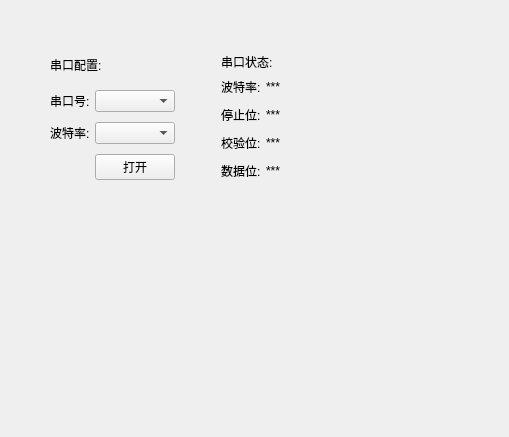
<?xml version="1.0" encoding="UTF-8"?>
<ui version="4.0">
 <class>ComConfig</class>
 <widget class="QWidget" name="ComConfig">
  <property name="geometry">
   <rect>
    <x>0</x>
    <y>0</y>
    <width>509</width>
    <height>437</height>
   </rect>
  </property>
  <property name="windowTitle">
   <string>Form</string>
  </property>
  <layout class="QGridLayout" name="gridLayout">
   <property name="leftMargin">
    <number>50</number>
   </property>
   <property name="topMargin">
    <number>50</number>
   </property>
   <property name="rightMargin">
    <number>0</number>
   </property>
   <property name="bottomMargin">
    <number>0</number>
   </property>
   <property name="spacing">
    <number>0</number>
   </property>
   <item row="0" column="0">
    <layout class="QHBoxLayout" name="horizontalLayout">
     <item>
      <layout class="QVBoxLayout" name="verticalLayout">
       <property name="spacing">
        <number>10</number>
       </property>
       <item>
        <widget class="QLabel" name="label">
         <property name="text">
          <string>串口配置:</string>
         </property>
        </widget>
       </item>
       <item>
        <layout class="QFormLayout" name="formLayout_2">
         <property name="horizontalSpacing">
          <number>5</number>
         </property>
         <property name="verticalSpacing">
          <number>10</number>
         </property>
         <item row="0" column="0">
          <widget class="QLabel" name="label_2">
           <property name="text">
            <string>串口号:</string>
           </property>
          </widget>
         </item>
         <item row="0" column="1">
          <widget class="QComboBox" name="comboBox_com"/>
         </item>
         <item row="1" column="0">
          <widget class="QLabel" name="label_3">
           <property name="text">
            <string>波特率:</string>
           </property>
          </widget>
         </item>
         <item row="1" column="1">
          <widget class="QComboBox" name="comboBox_baud"/>
         </item>
         <item row="2" column="1">
          <widget class="QPushButton" name="pushButton_com">
           <property name="text">
            <string>打开</string>
           </property>
          </widget>
         </item>
        </layout>
       </item>
      </layout>
     </item>
     <item>
      <spacer name="horizontalSpacer_3">
       <property name="orientation">
        <enum>Qt::Horizontal</enum>
       </property>
       <property name="sizeHint" stdset="0">
        <size>
         <width>40</width>
         <height>20</height>
        </size>
       </property>
      </spacer>
     </item>
     <item>
      <layout class="QVBoxLayout" name="verticalLayout_2" stretch="1,4">
       <property name="spacing">
        <number>5</number>
       </property>
       <item>
        <widget class="QLabel" name="label_com_status">
         <property name="text">
          <string>串口状态:</string>
         </property>
        </widget>
       </item>
       <item>
        <layout class="QFormLayout" name="formLayout">
         <property name="horizontalSpacing">
          <number>5</number>
         </property>
         <property name="verticalSpacing">
          <number>10</number>
         </property>
         <item row="0" column="0">
          <widget class="QLabel" name="label_5">
           <property name="text">
            <string>波特率:</string>
           </property>
          </widget>
         </item>
         <item row="0" column="1">
          <widget class="QLabel" name="label_baud">
           <property name="text">
            <string>***</string>
           </property>
          </widget>
         </item>
         <item row="1" column="0">
          <widget class="QLabel" name="label_6">
           <property name="text">
            <string>停止位:</string>
           </property>
          </widget>
         </item>
         <item row="1" column="1">
          <widget class="QLabel" name="label_stopbits">
           <property name="text">
            <string>***</string>
           </property>
          </widget>
         </item>
         <item row="2" column="0">
          <widget class="QLabel" name="label_7">
           <property name="text">
            <string>校验位:</string>
           </property>
          </widget>
         </item>
         <item row="2" column="1">
          <widget class="QLabel" name="label_paritybits">
           <property name="text">
            <string>***</string>
           </property>
          </widget>
         </item>
         <item row="3" column="0">
          <widget class="QLabel" name="label_8">
           <property name="text">
            <string>数据位:</string>
           </property>
          </widget>
         </item>
         <item row="3" column="1">
          <widget class="QLabel" name="label_databits">
           <property name="text">
            <string>***</string>
           </property>
          </widget>
         </item>
        </layout>
       </item>
      </layout>
     </item>
    </layout>
   </item>
   <item row="0" column="1">
    <spacer name="horizontalSpacer_2">
     <property name="orientation">
      <enum>Qt::Horizontal</enum>
     </property>
     <property name="sizeHint" stdset="0">
      <size>
       <width>132</width>
       <height>20</height>
      </size>
     </property>
    </spacer>
   </item>
   <item row="1" column="0">
    <spacer name="verticalSpacer">
     <property name="orientation">
      <enum>Qt::Vertical</enum>
     </property>
     <property name="sizeHint" stdset="0">
      <size>
       <width>20</width>
       <height>257</height>
      </size>
     </property>
    </spacer>
   </item>
  </layout>
 </widget>
 <resources/>
 <connections/>
</ui>
